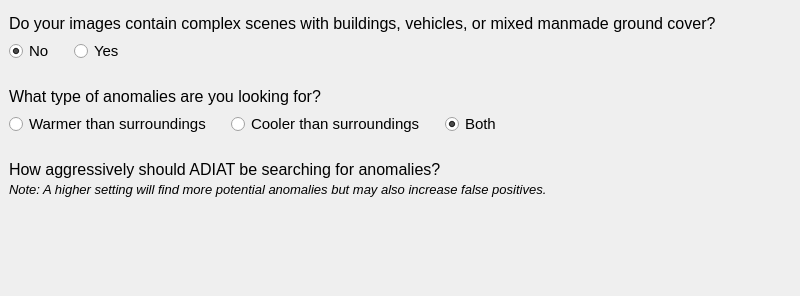
<?xml version="1.0" encoding="UTF-8"?>
<ui version="4.0">
 <class>ThermalAnomalyWizard</class>
 <widget class="QWidget" name="ThermalAnomalyWizard">
  <property name="geometry">
   <rect>
    <x>0</x>
    <y>0</y>
    <width>800</width>
    <height>296</height>
   </rect>
  </property>
  <layout class="QVBoxLayout" name="verticalLayout_root">
   <property name="leftMargin">
    <number>0</number>
   </property>
   <property name="topMargin">
    <number>5</number>
   </property>
   <property name="rightMargin">
    <number>0</number>
   </property>
   <property name="bottomMargin">
    <number>0</number>
   </property>
   <item>
    <widget class="QWidget" name="widgetComplex" native="true">
     <layout class="QVBoxLayout" name="verticalLayout_complex">
      <item>
       <widget class="QLabel" name="labelComplexScenes">
        <property name="font">
         <font>
          <pointsize>12</pointsize>
         </font>
        </property>
        <property name="text">
         <string>Do your images contain complex scenes with buildings, vehicles, or mixed manmade ground cover?</string>
        </property>
        <property name="wordWrap">
         <bool>true</bool>
        </property>
       </widget>
      </item>
      <item>
       <layout class="QHBoxLayout" name="horizontalLayout_complex">
        <property name="spacing">
         <number>20</number>
        </property>
        <item>
         <widget class="QRadioButton" name="radioComplexNo">
          <property name="font">
           <font>
            <pointsize>11</pointsize>
           </font>
          </property>
          <property name="text">
           <string>No</string>
          </property>
          <property name="checked">
           <bool>true</bool>
          </property>
         </widget>
        </item>
        <item>
         <widget class="QRadioButton" name="radioComplexYes">
          <property name="font">
           <font>
            <pointsize>11</pointsize>
           </font>
          </property>
          <property name="text">
           <string>Yes</string>
          </property>
         </widget>
        </item>
        <item>
         <spacer name="horizontalSpacer_complex">
          <property name="orientation">
           <enum>Qt::Horizontal</enum>
          </property>
          <property name="sizeHint" stdset="0">
           <size>
            <width>40</width>
            <height>20</height>
           </size>
          </property>
         </spacer>
        </item>
       </layout>
      </item>
     </layout>
    </widget>
   </item>
   <item>
    <widget class="QWidget" name="widgetType" native="true">
     <layout class="QVBoxLayout" name="verticalLayout_type">
      <item>
       <widget class="QLabel" name="labelAnomalyType">
        <property name="font">
         <font>
          <pointsize>12</pointsize>
         </font>
        </property>
        <property name="text">
         <string>What type of anomalies are you looking for?</string>
        </property>
       </widget>
      </item>
      <item>
       <layout class="QHBoxLayout" name="horizontalLayout_type">
        <property name="spacing">
         <number>20</number>
        </property>
        <item>
         <widget class="QRadioButton" name="radioTypeHot">
          <property name="font">
           <font>
            <pointsize>11</pointsize>
           </font>
          </property>
          <property name="text">
           <string>Warmer than surroundings</string>
          </property>
         </widget>
        </item>
        <item>
         <widget class="QRadioButton" name="radioTypeCold">
          <property name="font">
           <font>
            <pointsize>11</pointsize>
           </font>
          </property>
          <property name="text">
           <string>Cooler than surroundings</string>
          </property>
         </widget>
        </item>
        <item>
         <widget class="QRadioButton" name="radioTypeBoth">
          <property name="font">
           <font>
            <pointsize>11</pointsize>
           </font>
          </property>
          <property name="text">
           <string>Both</string>
          </property>
          <property name="checked">
           <bool>true</bool>
          </property>
         </widget>
        </item>
        <item>
         <spacer name="horizontalSpacer_type">
          <property name="orientation">
           <enum>Qt::Horizontal</enum>
          </property>
          <property name="sizeHint" stdset="0">
           <size>
            <width>40</width>
            <height>20</height>
           </size>
          </property>
         </spacer>
        </item>
       </layout>
      </item>
     </layout>
    </widget>
   </item>
   <item>
    <widget class="QWidget" name="widgetAggressiveness" native="true">
     <layout class="QVBoxLayout" name="verticalLayout_aggr">
      <property name="spacing">
       <number>3</number>
      </property>
      <item>
       <widget class="QLabel" name="labelAggressiveness">
        <property name="font">
         <font>
          <pointsize>12</pointsize>
         </font>
        </property>
        <property name="text">
         <string>How aggressively should ADIAT be searching for anomalies?</string>
        </property>
       </widget>
      </item>
      <item>
       <widget class="QLabel" name="labelNote">
        <property name="font">
         <font>
          <pointsize>10</pointsize>
          <italic>true</italic>
         </font>
        </property>
        <property name="text">
         <string>Note: A higher setting will find more potential anomalies but may also increase false positives.</string>
        </property>
        <property name="wordWrap">
         <bool>true</bool>
        </property>
       </widget>
      </item>
      <item>
       <widget class="QWidget" name="aggressivenessSliderPlaceholder" native="true">
        <property name="minimumSize">
         <size>
          <width>600</width>
          <height>60</height>
         </size>
        </property>
       </widget>
      </item>
     </layout>
    </widget>
   </item>
   <item>
    <spacer name="verticalSpacer_bottom">
     <property name="orientation">
      <enum>Qt::Vertical</enum>
     </property>
     <property name="sizeType">
      <enum>QSizePolicy::Expanding</enum>
     </property>
     <property name="sizeHint" stdset="0">
      <size>
       <width>20</width>
       <height>40</height>
      </size>
     </property>
    </spacer>
   </item>
  </layout>
 </widget>
 <resources/>
 <connections/>
</ui>
